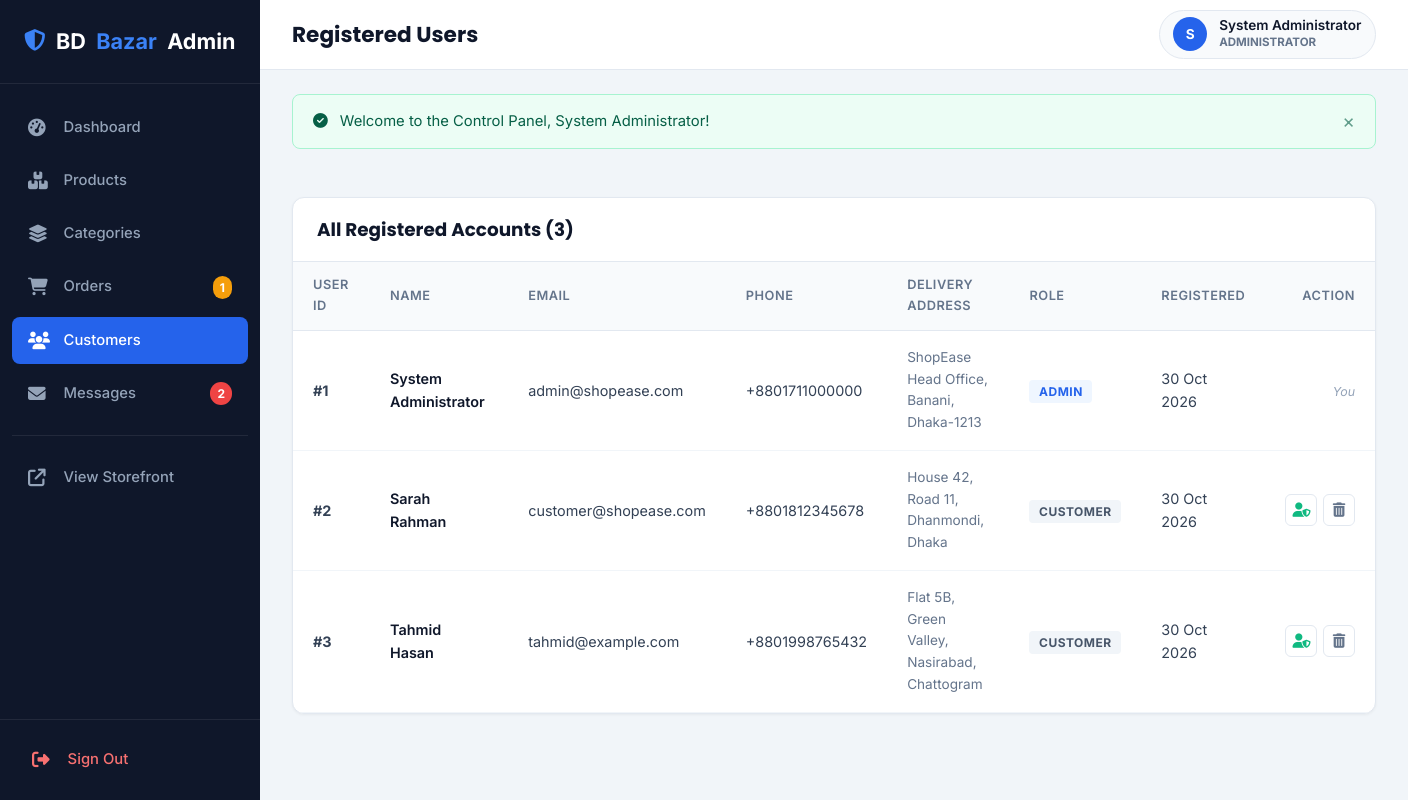
The page /Backend/admin/users.php (signed in) on the database its author committed.
### tables this page shows
CREATE TABLE IF NOT EXISTS `users` (
  `user_id` INT AUTO_INCREMENT PRIMARY KEY,
  `name` VARCHAR(100) NOT NULL,
  `email` VARCHAR(150) NOT NULL UNIQUE,
  `password` VARCHAR(255) NOT NULL,
  `phone` VARCHAR(20) DEFAULT NULL,
  `address` TEXT DEFAULT NULL,
  `role` ENUM('customer', 'admin') DEFAULT 'customer',
  `registration_date` TIMESTAMP DEFAULT CURRENT_TIMESTAMP
);

### Backend/includes/functions.php (called while the page is built, shortened)
<?php
function e(?string $value): string {
    return htmlspecialchars($value ?? '', ENT_QUOTES, 'UTF-8');
}
function get_flash(string $type): ?string {
    if (isset($_SESSION['flash'][$type])) {
        $msg = $_SESSION['flash'][$type];
        return $msg;
    }
    return null;
}
function current_user(): ?array {
    return $_SESSION['user'] ?? null;
}
function asset_url(string $path): string {
    return BASE_URL . '/' . ltrim($path, '/');
}

### Backend/admin/users.php (the view, shortened to what this page needs)
<?php
require_once __DIR__ . '/../config/config.php';
$adminTitle = 'Registered Users';
try {
    $users = $pdo->query("SELECT * FROM `users` ORDER BY `registration_date` DESC")->fetchAll();
} catch (PDOException $e) {
    error_log('Fetch users error: ' . $e->getMessage());
    $users = [];
}
require_once __DIR__ . '/admin_header.php';
?>
<div class="admin-card">
    <div class="admin-card-header">
        <h3 class="admin-card-title">All Registered Accounts (<?= count($users) ?>)</h3>
    </div>
    <div class="admin-table-wrap">
        <table class="admin-table">
            <thead>
                <tr>
                    <th>User ID</th>
                    <th>Name</th>
                    <th>Email</th>
                    <th>Phone</th>
                    <th>Delivery Address</th>
                    <th>Role</th>
                    <th>Registered</th>
                    <th style="text-align: right;">Action</th>
                </tr>
            </thead>
            <tbody>
                <?php foreach ($users as $u): ?>
                    <tr>
                        <td><strong>#<?= (int)$u['user_id'] ?></strong></td>
                        <td style="font-weight: 600; color: #0f172a;"><?= e($u['name']) ?></td>
                        <td><?= e($u['email']) ?></td>
                        <td><?= e($u['phone'] ?? '—') ?></td>
                        <td style="max-width: 200px; font-size: 0.85rem; color: #64748b;"><?= e($u['address'] ?? '—') ?></td>
                        <td>
                            <span class="badge" style="background-color: <?= ($u['role'] === 'admin') ? '#eff6ff; color:#2563eb;' : '#f1f5f9; color:#475569;' ?> font-size: 0.75rem;">
                                <?= ucfirst(e($u['role'])) ?>
                            </span>
                        </td>
                        <td><?= date('d M Y', strtotime($u['registration_date'])) ?></td>
                        <td style="text-align: right;">
                            <?php if ((int)$u['user_id'] !== (int)$_SESSION['user']['user_id']): ?>
                                <div style="display: inline-flex; gap: 0.35rem;">
                                    <form action="<?= asset_url('backend/admin/users.php') ?>" method="POST" style="display:inline;">
                                        <button type="submit" class="action-btn" title="<?= ($u['role'] === 'admin') ? 'Demote to Customer' : 'Promote to Admin' ?>" style="<?= ($u['role'] === 'admin') ? 'color: #f59e0b;' : 'color: #10b981;' ?>">
                                            <i class="fas <?= ($u['role'] === 'admin') ? 'fa-user-minus' : 'fa-user-shield' ?>"></i>
                                        </button>
                                    </form>
                                    <form action="<?= asset_url('backend/admin/users.php') ?>" method="POST" style="display:inline;" onsubmit="return confirm('Delete user account \'<?= e(addslashes($u['name'])) ?>\'?');">
                                        <button type="submit" class="action-btn action-btn-danger" title="Delete User">
                                            <i class="fas fa-trash-can"></i>
                                        </button>
                                    </form>
                                </div>
                            <?php else: ?>
                                <span style="font-size: 0.775rem; color: #94a3b8; font-style: italic;">You</span>
                            <?php endif; ?>
                        </td>
                    </tr>
                <?php endforeach; ?>
            </tbody>
        </table>
    </div>
</div>
<?php require_once __DIR__ . '/admin_footer.php'; ?>

### Backend/admin/admin_header.php (shortened to what this page needs)
<?php
require_once __DIR__ . '/../config/config.php';
$adminScript = basename($_SERVER['PHP_SELF']);
$adminUser = current_user();
try {
    $unreadCount = (int)$pdo->query("SELECT COUNT(*) FROM `messages` WHERE `is_read` = 0")->fetchColumn();
    $pendingOrdersCount = (int)$pdo->query("SELECT COUNT(*) FROM `orders` WHERE `status` = 'pending'")->fetchColumn();
} catch (Exception $e) {
    $unreadCount = 0;
    $pendingOrdersCount = 0;
}
?>
<!DOCTYPE html>
<html lang="en">
<head>
    <link rel="stylesheet" href="https://cdnjs.cloudflare.com/ajax/libs/font-awesome/6.4.0/css/all.min.css">
    <link rel="stylesheet" href="<?= asset_url('frontend/css/style.css') ?>">
    <link rel="stylesheet" href="<?= asset_url('frontend/css/admin.css') ?>">
</head>
<body>
<div class="admin-layout">
    <aside class="admin-sidebar" id="adminSidebar">
        <div class="admin-brand">
            <i class="fas fa-shield-halved" style="color: #3b82f6;"></i>
            BD <span>Bazar</span> Admin
        </div>
        <nav class="admin-nav">
            <a href="<?= asset_url('backend/admin/dashboard.php') ?>" class="admin-nav-link <?= ($adminScript === 'dashboard.php') ? 'active' : '' ?>">
                <i class="fas fa-gauge-high"></i> Dashboard
            </a>
            <a href="<?= asset_url('backend/admin/products.php') ?>" class="admin-nav-link <?= ($adminScript === 'products.php' || $adminScript === 'product_form.php') ? 'active' : '' ?>">
                <i class="fas fa-boxes-stacked"></i> Products
            </a>
            <a href="<?= asset_url('backend/admin/categories.php') ?>" class="admin-nav-link <?= ($adminScript === 'categories.php') ? 'active' : '' ?>">
                <i class="fas fa-layer-group"></i> Categories
            </a>
            <a href="<?= asset_url('backend/admin/orders.php') ?>" class="admin-nav-link <?= ($adminScript === 'orders.php') ? 'active' : '' ?>">
                <i class="fas fa-cart-shopping"></i> Orders
                <?php if ($pendingOrdersCount > 0): ?>
                    <span class="admin-nav-badge" style="background-color: #f59e0b;"><?= $pendingOrdersCount ?></span>
                <?php endif; ?>
            </a>
            <a href="<?= asset_url('backend/admin/users.php') ?>" class="admin-nav-link <?= ($adminScript === 'users.php') ? 'active' : '' ?>">
                <i class="fas fa-users"></i> Customers
            </a>
            <a href="<?= asset_url('backend/admin/messages.php') ?>" class="admin-nav-link <?= ($adminScript === 'messages.php') ? 'active' : '' ?>">
                <i class="fas fa-envelope"></i> Messages
                <?php if ($unreadCount > 0): ?>
                    <span class="admin-nav-badge"><?= $unreadCount ?></span>
                <?php endif; ?>
            </a>
            <div style="height: 1px; background: rgba(255,255,255,0.08); margin: 0.75rem 0;"></div>
            <a href="<?= asset_url('index.php') ?>" class="admin-nav-link" target="_blank">
                <i class="fas fa-arrow-up-right-from-square"></i> View Storefront
            </a>
        </nav>
        <div class="admin-footer">
            <a href="<?= asset_url('logout.php') ?>" class="admin-nav-link" style="color: #f87171;">
                <i class="fas fa-right-from-bracket"></i> Sign Out
            </a>
        </div>
    </aside>
    <div class="admin-main">
        <header class="admin-topbar">
            <div class="admin-title-wrap" style="display: flex; align-items: center; gap: 1rem;">
                <h2><?= e($adminTitle ?? 'Dashboard') ?></h2>
            </div>
            <div style="display: flex; align-items: center; gap: 1.5rem;">
                <div class="admin-profile-pill">
                    <div class="admin-avatar">
                        <?= strtoupper(substr($adminUser['name'] ?? 'A', 0, 1)) ?>
                    </div>
                    <div>
                        <div style="font-size: 0.85rem; font-weight: 600; color: #0f172a; line-height: 1.2;"><?= e($adminUser['name']) ?></div>
                        <div style="font-size: 0.72rem; color: #64748b; text-transform: uppercase; font-weight: 700;">Administrator</div>
                    </div>
                </div>
            </div>
        </header>
        <div style="padding: 1.5rem 2rem 0 2rem;">
            <?php if ($success = get_flash('success')): ?>
                <div class="alert alert-success">
                    <div class="alert-content">
                        <i class="fas fa-circle-check"></i>
                        <span><?= e($success) ?></span>
                    </div>
                    <button type="button" class="alert-close">&times;</button>
                </div>
            <?php endif; ?>
        </div>
        <div class="admin-content">

### Frontend/css/style.css (style rules this page uses)
:root { --primary: #2563eb; --primary-hover: #1d4ed8; --primary-light: #eff6ff; --secondary: #0f172a; --secondary-hover: #1e293b; --accent: #f59e0b; --accent-hover: #d97706; --success: #10b981; --danger: #ef4444; --warning: #f59e0b; --info: #3b82f6; --bg-main: #f8fafc; --bg-surface: #ffffff; --bg-subtle: #f1f5f9; --border: #e2e8f0; --border-dark: #cbd5e1; --text-primary: #0f172a; --text-secondary: #475569; --text-muted: #64748b; --text-inverse: #ffffff; --font-heading: 'Poppins', -apple-system, BlinkMacSystemFont, "Segoe UI", Roboto, sans-serif; --font-body: 'Inter', -apple-system, BlinkMacSystemFont, "Segoe UI", Roboto, sans-serif; --radius-sm: 4px; --radius-md: 8px; --radius-lg: 14px; --radius-full: 9999px; --shadow-sm: 0 1px 2px 0 rgba(0, 0, 0, 0.05); --shadow-md: 0 4px 6px -1px rgba(0, 0, 0, 0.08), 0 2px 4px -1px rgba(0, 0, 0, 0.04); --shadow-lg: 0 10px 15px -3px rgba(0, 0, 0, 0.1), 0 4px 6px -2px rgba(0, 0, 0, 0.05); --shadow-xl: 0 20px 25px -5px rgba(0, 0, 0, 0.12), 0 10px 10px -5px rgba(0, 0, 0, 0.04); --transition: all 0.25s ease-in-out; --container-max: 1280px; }
*, *::before, *::after { box-sizing: border-box; margin: 0; padding: 0; }
html { font-size: 16px; scroll-behavior: smooth; }
body { font-family: var(--font-body); color: var(--text-primary); background-color: var(--bg-main); line-height: 1.6; display: flex; flex-direction: column; min-height: 100vh; -webkit-font-smoothing: antialiased; }
a { color: var(--primary); text-decoration: none; transition: var(--transition); }
button, input, select, textarea { font-family: inherit; font-size: inherit; }
h1, h2, h3, h4, h5, h6 { font-family: var(--font-heading); color: var(--text-primary); line-height: 1.25; font-weight: 600; }
.alert { padding: 0.9rem 1.25rem; border-radius: var(--radius-md); margin-bottom: 1rem; display: flex; align-items: center; justify-content: space-between; font-size: 0.925rem; border: 1px solid transparent; animation: fadeIn 0.3s ease; }
.alert-content { display: flex; align-items: center; gap: 0.75rem; }
.alert-success { background-color: #ecfdf5; color: #065f46; border-color: #a7f3d0; }
.alert-close { background: none; border: none; font-size: 1.2rem; cursor: pointer; color: inherit; opacity: 0.6; transition: var(--transition); }
.badge { padding: 0.25rem 0.6rem; font-size: 0.725rem; font-weight: 700; border-radius: var(--radius-sm); text-transform: uppercase; letter-spacing: 0.5px; }

### rows shown on the page
users: name "S", name "System Administrator", user_id "1", email "admin@shopease.com", phone "+8801711000000", address "ShopEase Head Office, Banani, Dhaka-1213", role "ADMIN", registration_date "30 Oct 2026", shows "You"
users: user_id "2", name "Sarah Rahman", email "customer@shopease.com", phone "+8801812345678", address "House 42, Road 11, Dhanmondi, Dhaka", role "CUSTOMER", registration_date "30 Oct 2026"
users: user_id "3", name "Tahmid Hasan", email "tahmid@example.com", phone "+8801998765432", address "Flat 5B, Green Valley, Nasirabad, Chattogram", role "CUSTOMER", registration_date "30 Oct 2026"

### other values the page prints
$pendingOrdersCount "1"
$unreadCount "2"
$adminTitle "Registered Users"
$success "Welcome to the Control Panel, System Administrator!"
count($users) "3"
